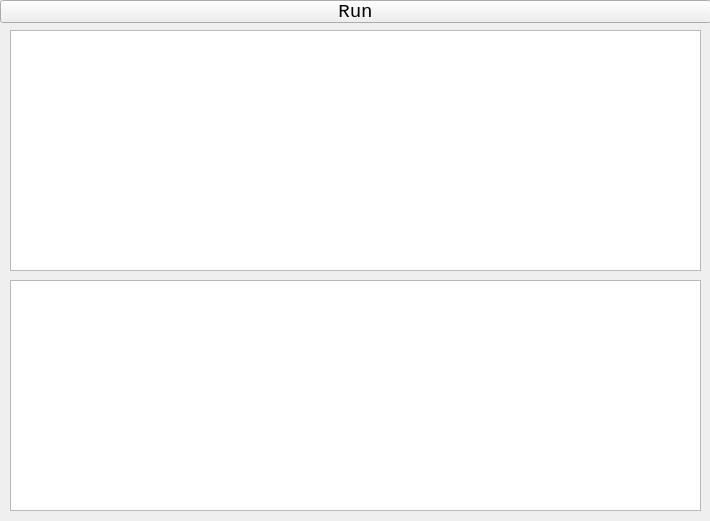
<?xml version="1.0" encoding="UTF-8"?>
<ui version="4.0">
 <class>MainWindow</class>
 <widget class="QMainWindow" name="MainWindow">
  <property name="geometry">
   <rect>
    <x>0</x>
    <y>0</y>
    <width>710</width>
    <height>521</height>
   </rect>
  </property>
  <property name="windowTitle">
   <string>python script</string>
  </property>
  <widget class="QWidget" name="centralwidget">
   <widget class="QPushButton" name="pushButton">
    <property name="geometry">
     <rect>
      <x>0</x>
      <y>0</y>
      <width>711</width>
      <height>23</height>
     </rect>
    </property>
    <property name="font">
     <font>
      <family>Consolas</family>
      <pointsize>14</pointsize>
     </font>
    </property>
    <property name="text">
     <string>Run</string>
    </property>
   </widget>
   <widget class="QTextEdit" name="textEdit">
    <property name="geometry">
     <rect>
      <x>10</x>
      <y>30</y>
      <width>691</width>
      <height>241</height>
     </rect>
    </property>
    <property name="font">
     <font>
      <family>Consolas</family>
      <pointsize>22</pointsize>
     </font>
    </property>
   </widget>
   <widget class="QTextBrowser" name="textBrowser">
    <property name="geometry">
     <rect>
      <x>10</x>
      <y>280</y>
      <width>691</width>
      <height>231</height>
     </rect>
    </property>
    <property name="font">
     <font>
      <family>Consolas</family>
     </font>
    </property>
   </widget>
  </widget>
 </widget>
 <resources/>
 <connections/>
</ui>
